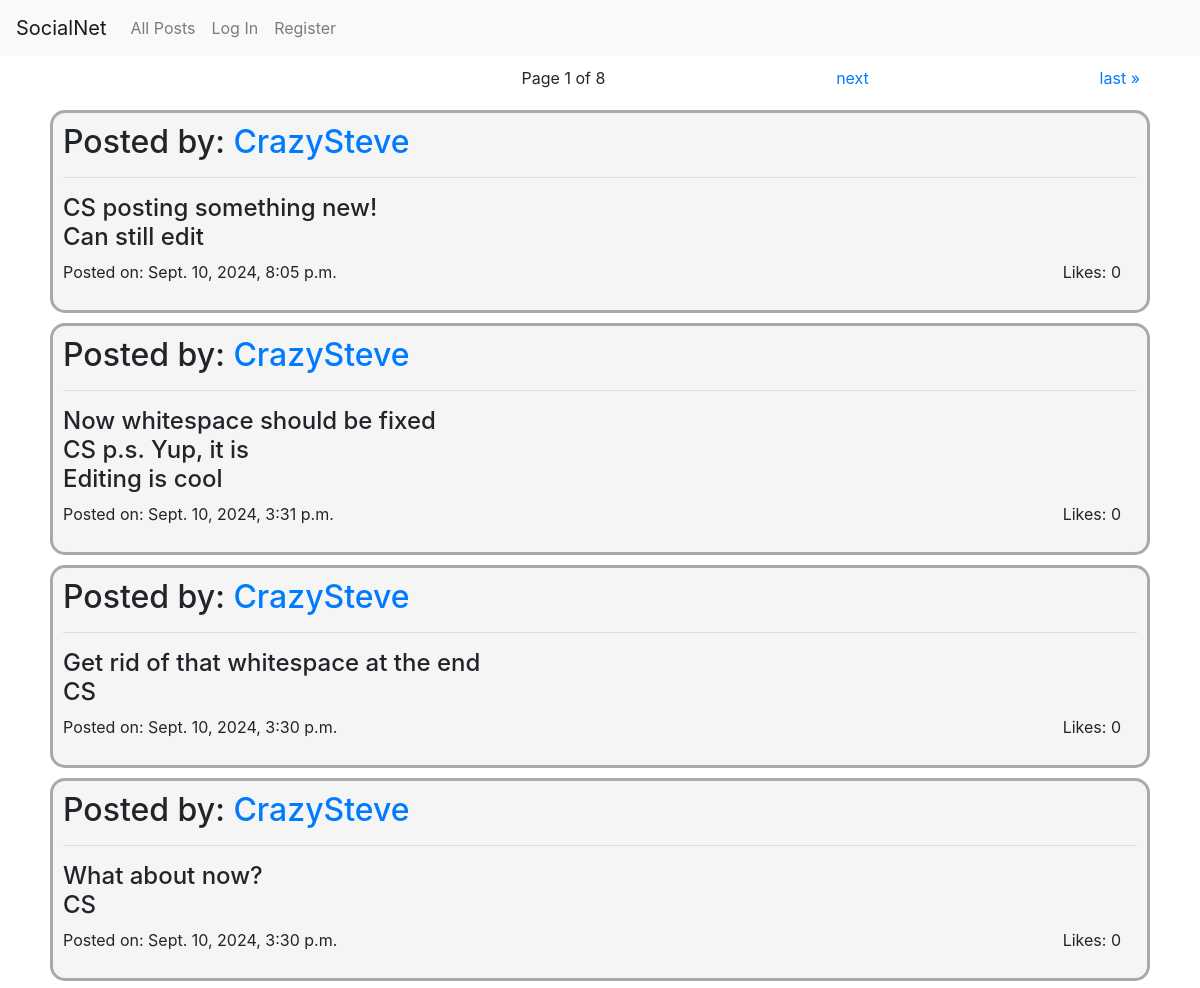
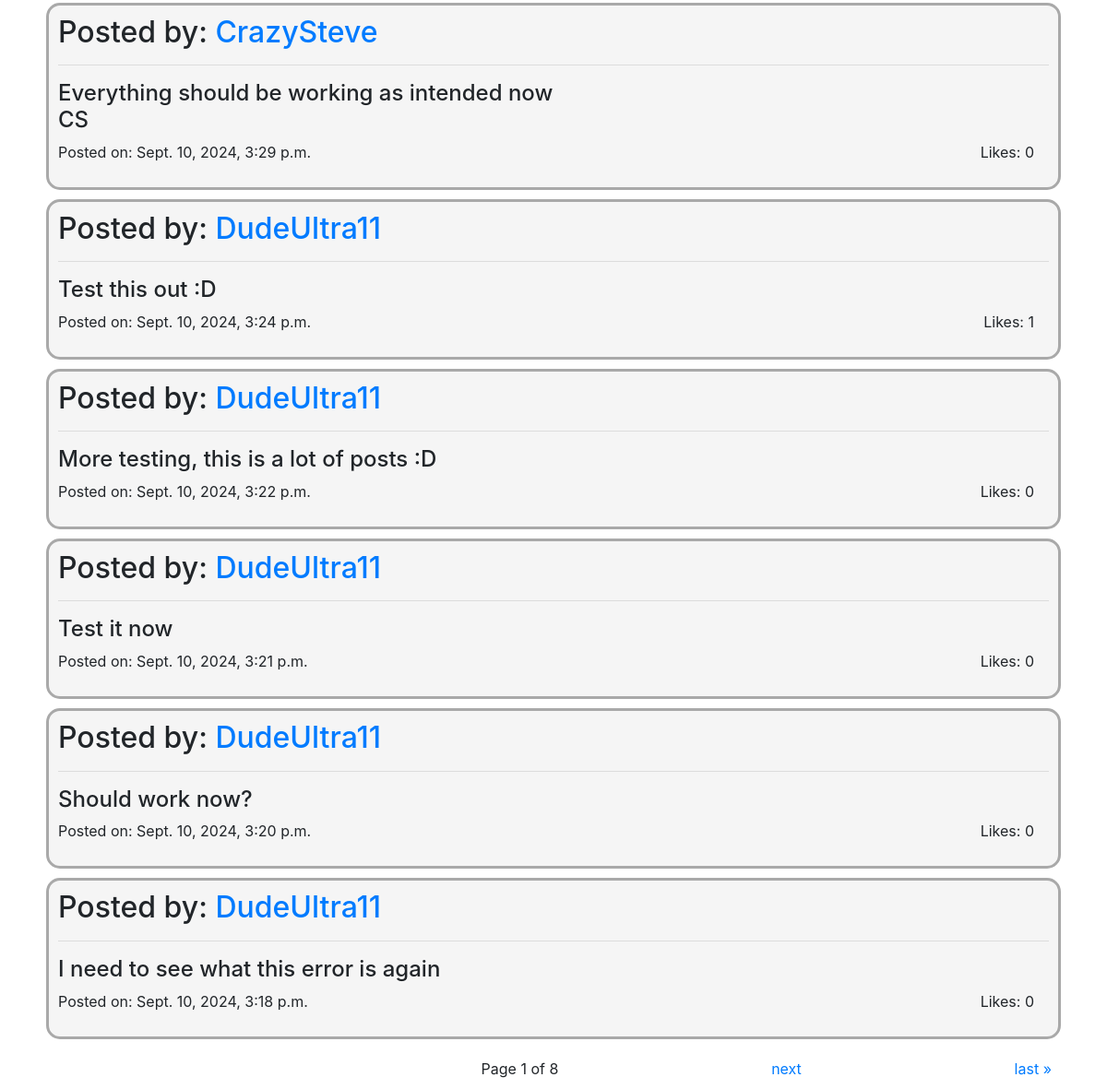
The page / on the database its author committed (2 pictures, top to bottom).
### network/models.py (models this page shows, shortened)
class Post(models.Model):
    user = models.ForeignKey(User, on_delete=models.CASCADE, related_name="posts")
    content = models.TextField(blank=True)
    timestamp = models.DateTimeField(auto_now_add=True)
    def like_count(self):
        return self.likes.count()

class User(AbstractUser):
    def __str__(self):
        return self.username

### network/views.py (the view)
# urls.py: path("", views.index, name="index"),
def index(request):
    posts = Post.objects.all().order_by('-timestamp')
    paginator = Paginator(posts, 10)
    page_number = request.GET.get('page')
    page_obj = paginator.get_page(page_number)
    if(request.user.is_authenticated):
        liked_posts = Like.objects.filter(user=request.user, post__in=posts).values_list('post_id', flat=True)
        return render(request, "network/index.html", {
            "posts": posts,
            "liked_posts": liked_posts,
            "page_obj": page_obj
        })
    else:
        return render(request, "network/index.html", {
            "posts": posts,
            "page_obj": page_obj
        })

### network/templates/network/index.html (shortened to what this page needs)
{% extends "network/layout.html" %}
{% load static %}
{% block body %}
    {% if page_obj.paginator.num_pages > 1 %}
        <div class="pagination">
            <span class="current">
                Page {{ page_obj.number }} of {{ page_obj.paginator.num_pages }}
            </span>
            {% if page_obj.has_next %}
                <a href="?page={{ page_obj.next_page_number }}">next</a>
                <a href="?page={{ page_obj.paginator.num_pages }}">last &raquo;</a>
            {% else %}
                <span></span>
                <span></span>
            {% endif %}
        </div>
    {% endif %}
    <div id="all-posts">
    {% for post in page_obj %}
        <div class="post">
            <h2 id="post-user">
                Posted by: <a href="{% url 'profile' post.user %}">{{ post.user }}</a>
            </h2><hr>
            <h4 class="posted-content" id="post-content-{{ post.id }}">{{ post.content }}</h4>
            <p id="post-timestamp">
                Posted on: {{ post.timestamp }}
                {% if user.is_authenticated %}
                    {% if post.id in liked_posts %}
                        <button class="btn btn-primary like-btn" data-post-id="{{ post.id }}">
                            Like <span class="like-count">{{ post.like_count }}</span>
                        </button>
                    {% else %}
                        <button class="btn btn-outline-primary like-btn" data-post-id="{{ post.id }}">
                            Like <span class="like-count">{{ post.like_count }}</span>
                        </button>
                    {% endif %}
                {% else %}
                    <span class="like-count">Likes: {{ post.like_count }}</span>
                {% endif %}
            </p>
        </div>
    {% endfor %}
    </div>
    {% if page_obj.paginator.num_pages > 1 %}
        <div class="pagination">
            <span class="current">
                Page {{ page_obj.number }} of {{ page_obj.paginator.num_pages }}
            </span>
            {% if page_obj.has_next %}
                <a href="?page={{ page_obj.next_page_number }}">next</a>
                <a href="?page={{ page_obj.paginator.num_pages }}">last &raquo;</a>
            {% else %}
                <span></span>
                <span></span>
            {% endif %}
        </div>
    {% endif %}
{% endblock %}

### network/templates/network/layout.html (shortened to what this page needs)
{% load static %}
<!DOCTYPE html>
<html lang="en">
    <head>
        <link rel="stylesheet" href="https://stackpath.bootstrapcdn.com/bootstrap/4.4.1/css/bootstrap.min.css">
        <link rel="stylesheet" href="{% static 'network/styles.css' %}">
    </head>
    <body>
        <nav class="navbar navbar-expand-lg navbar-light bg-light">
            <a class="navbar-brand" href="{% url 'index' %}">SocialNet</a>
            <div>
              <ul class="navbar-nav mr-auto">
                <li class="nav-item">
                  <a class="nav-link" href="{% url 'index' %}">All Posts</a>
                </li>
                {% if user.is_authenticated %}
                    <li class="nav-item">
                        <a class="nav-link" href="{% url 'following' user.username %}">Following</a>
                    </li>
                    <li class="nav-item">
                        <a class="nav-link" href="{% url 'logout' %}">Log Out</a>
                    </li>
                {% else %}
                    <li class="nav-item">
                        <a class="nav-link" href="{% url 'login' %}">Log In</a>
                    </li>
                    <li class="nav-item">
                        <a class="nav-link" href="{% url 'register' %}">Register</a>
                    </li>
                {% endif %}
              </ul>
            </div>
          </nav>
        <div class="body">
            {% block body %}
            {% endblock %}
        </div>
    </body>
</html>

### network/static/network/styles.css (style rules this page uses)
.post { padding: 10px; margin-left: 50px; margin-right: 50px; margin-top: 10px; margin-bottom: 10px; border-style: solid; border-radius: 15px; border-color: darkgray; border-width: 3px; background-color: rgb(245, 245, 245); }
#post-timestamp { display: flex; justify-content: space-between; align-items: center; padding-right: 1em; }
.posted-content { white-space: pre-wrap; }
.pagination { display: flex; justify-content: space-between; align-items: center; padding: 10px; margin-left: 50px; margin-right: 50px; }

### rows shown on the page
Post: user "CrazySteve", content "CS posting something new! Can still edit", timestamp "Sept. 10, 2024, 8:05 p.m.", like_count "0"
Post: user "CrazySteve", content "Now whitespace should be fixed CS p.s. Yup, it is Editing is cool", timestamp "Sept. 10, 2024, 3:31 p.m.", like_count "0"
Post: user "CrazySteve", content "Get rid of that whitespace at the end CS", timestamp "Sept. 10, 2024, 3:30 p.m.", like_count "0"
Post: user "CrazySteve", content "What about now? CS", timestamp "Sept. 10, 2024, 3:30 p.m.", like_count "0"
Post: user "CrazySteve", content "Everything should be working as intended now CS", timestamp "Sept. 10, 2024, 3:29 p.m.", like_count "0"
Post: user "DudeUltra11", content "Test this out :D", timestamp "Sept. 10, 2024, 3:24 p.m.", like_count "1"
Post: user "DudeUltra11", content "More testing, this is a lot of posts :D", timestamp "Sept. 10, 2024, 3:22 p.m.", like_count "0"
Post: user "DudeUltra11", content "Test it now", timestamp "Sept. 10, 2024, 3:21 p.m.", like_count "0"
Post: user "DudeUltra11", content "Should work now?", timestamp "Sept. 10, 2024, 3:20 p.m.", like_count "0"
Post: user "DudeUltra11", content "I need to see what this error is again", timestamp "Sept. 10, 2024, 3:18 p.m.", like_count "0"

### other values the page prints
{{ page_obj.number }} "1"
{{ page_obj.paginator.num_pages }} "8"
